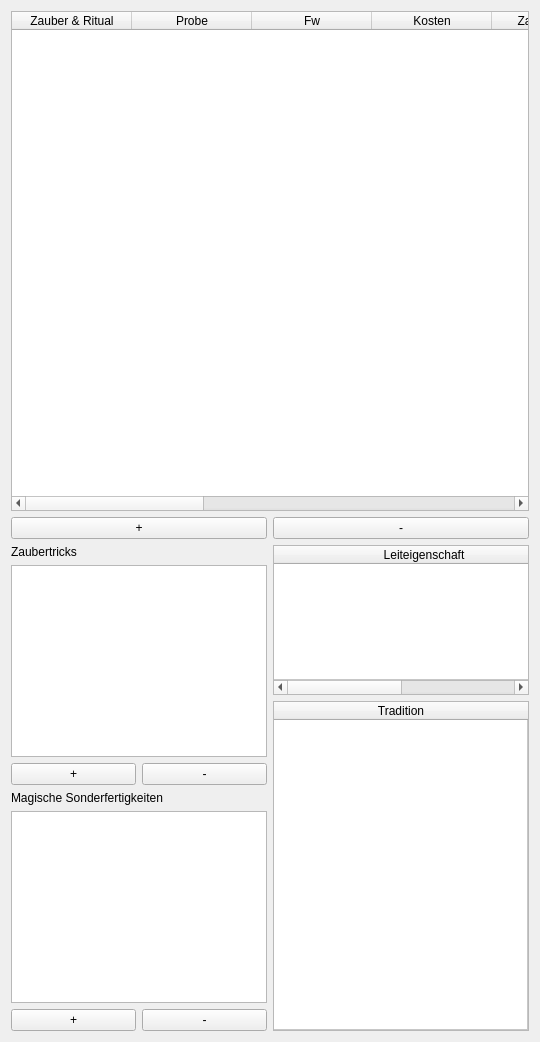
          <widget class="QWidget" name="tab_9">
           <attribute name="title">
            <string>Zauber und Rituale</string>
           </attribute>
           <layout class="QVBoxLayout" name="verticalLayout_39">
            <item>
             <widget class="QTableWidget" name="zauberTable_dsa5">
              <property name="minimumSize">
               <size>
                <width>0</width>
                <height>500</height>
               </size>
              </property>
              <attribute name="horizontalHeaderDefaultSectionSize">
               <number>120</number>
              </attribute>
              <attribute name="horizontalHeaderStretchLastSection">
               <bool>true</bool>
              </attribute>
              <attribute name="verticalHeaderVisible">
               <bool>false</bool>
              </attribute>
              <column>
               <property name="text">
                <string>Zauber &amp; Ritual</string>
               </property>
              </column>
              <column>
               <property name="text">
                <string>Probe</string>
               </property>
              </column>
              <column>
               <property name="text">
                <string>Fw</string>
               </property>
              </column>
              <column>
               <property name="text">
                <string>Kosten</string>
               </property>
              </column>
              <column>
               <property name="text">
                <string>Zauberdauer</string>
               </property>
              </column>
              <column>
               <property name="text">
                <string>Reichweite</string>
               </property>
              </column>
              <column>
               <property name="text">
                <string>Wirkungsdauer</string>
               </property>
              </column>
              <column>
               <property name="text">
                <string>Merkmal</string>
               </property>
              </column>
              <column>
               <property name="text">
                <string>Sf.</string>
               </property>
              </column>
              <column>
               <property name="text">
                <string>Wirkung</string>
               </property>
              </column>
              <column>
               <property name="text">
                <string>S.</string>
               </property>
              </column>
             </widget>
            </item>
            <item>
             <layout class="QHBoxLayout" name="horizontalLayout_42">
              <item>
               <widget class="QPushButton" name="addZauber_dsa5">
                <property name="text">
                 <string>+</string>
                </property>
               </widget>
              </item>
              <item>
               <widget class="QPushButton" name="removeZauber_dsa5">
                <property name="text">
                 <string>-</string>
                </property>
               </widget>
              </item>
             </layout>
            </item>
            <item>
             <layout class="QHBoxLayout" name="horizontalLayout_38">
              <item>
               <layout class="QVBoxLayout" name="verticalLayout_18">
                <item>
                 <layout class="QVBoxLayout" name="verticalLayout_42">
                  <item>
                   <widget class="QLabel" name="label_37">
                    <property name="text">
                     <string>Zaubertricks</string>
                    </property>
                   </widget>
                  </item>
                  <item>
                   <widget class="QTableWidget" name="zaubertricksTable_dsa5">
                    <attribute name="horizontalHeaderVisible">
                     <bool>false</bool>
                    </attribute>
                    <attribute name="horizontalHeaderStretchLastSection">
                     <bool>true</bool>
                    </attribute>
                    <attribute name="verticalHeaderVisible">
                     <bool>false</bool>
                    </attribute>
                   </widget>
                  </item>
                  <item>
                   <layout class="QHBoxLayout" name="horizontalLayout_41">
                    <item>
                     <widget class="QPushButton" name="addZaubertrick_dsa5">
                      <property name="text">
                       <string>+</string>
                      </property>
                     </widget>
                    </item>
                    <item>
                     <widget class="QPushButton" name="removeZaubertrick_dsa5">
                      <property name="text">
                       <string>-</string>
                      </property>
                     </widget>
                    </item>
                   </layout>
                  </item>
                 </layout>
                </item>
                <item>
                 <layout class="QVBoxLayout" name="verticalLayout_41">
                  <item>
                   <widget class="QLabel" name="label_36">
                    <property name="text">
                     <string>Magische Sonderfertigkeiten</string>
                    </property>
                   </widget>
                  </item>
                  <item>
                   <widget class="QTableWidget" name="mSonderfTable_dsa5">
                    <attribute name="horizontalHeaderVisible">
                     <bool>false</bool>
                    </attribute>
                    <attribute name="horizontalHeaderStretchLastSection">
                     <bool>true</bool>
                    </attribute>
                    <attribute name="verticalHeaderVisible">
                     <bool>false</bool>
                    </attribute>
                   </widget>
                  </item>
                  <item>
                   <layout class="QHBoxLayout" name="horizontalLayout_40">
                    <item>
                     <widget class="QPushButton" name="addMSonderf_dsa5">
                      <property name="text">
                       <string>+</string>
                      </property>
                     </widget>
                    </item>
                    <item>
                     <widget class="QPushButton" name="removeMSonderf_dsa5">
                      <property name="text">
                       <string>-</string>
                      </property>
                     </widget>
                    </item>
                   </layout>
                  </item>
                 </layout>
                </item>
               </layout>
              </item>
              <item>
               <layout class="QVBoxLayout" name="verticalLayout_40">
                <item>
                 <widget class="QTableWidget" name="leiteigMerkmalTable_dsa5">
                  <property name="maximumSize">
                   <size>
                    <width>16777215</width>
                    <height>150</height>
                   </size>
                  </property>
                  <property name="rowCount">
                   <number>1</number>
                  </property>
                  <attribute name="horizontalHeaderDefaultSectionSize">
                   <number>300</number>
                  </attribute>
                  <attribute name="horizontalHeaderStretchLastSection">
                   <bool>true</bool>
                  </attribute>
                  <attribute name="verticalHeaderVisible">
                   <bool>false</bool>
                  </attribute>
                  <attribute name="verticalHeaderStretchLastSection">
                   <bool>true</bool>
                  </attribute>
                  <row/>
                  <column>
                   <property name="text">
                    <string>Leiteigenschaft</string>
                   </property>
                  </column>
                  <column>
                   <property name="text">
                    <string>Merkmal</string>
                   </property>
                  </column>
                 </widget>
                </item>
                <item>
                 <widget class="QTableWidget" name="magiTraditionTable_dsa5">
                  <property name="rowCount">
                   <number>1</number>
                  </property>
                  <attribute name="horizontalHeaderStretchLastSection">
                   <bool>true</bool>
                  </attribute>
                  <attribute name="verticalHeaderVisible">
                   <bool>false</bool>
                  </attribute>
                  <attribute name="verticalHeaderStretchLastSection">
                   <bool>true</bool>
                  </attribute>
                  <row/>
                  <column>
                   <property name="text">
                    <string>Tradition</string>
                   </property>
                  </column>
                 </widget>
                </item>
               </layout>
              </item>
             </layout>
            </item>
           </layout>
          </widget>
